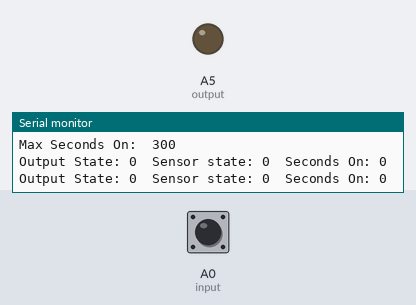
Recording of a sketch running on a simulated Arduino Uno, built with avr-gcc and run on an emulated ATmega328P. Shown: output pins drawn as LEDs (lit = HIGH), the last lines printed to the serial monitor. The test bench sets the inputs (shaded band); at power-on: A0 (input) HIGH.

Above: at 1.7 s.
1.8 s: A0 (input) pulled LOW for 1.2 s
At 3.3 s:
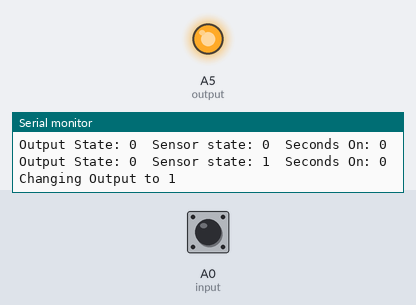
Timing chart, 0 to 4.8 s (numbered marks = the images above; inputs shaded):
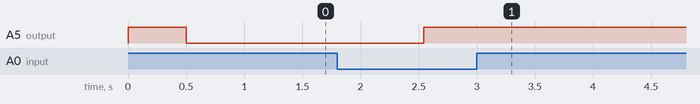

Measured:
- after the input at 1.8 s, A5 (output): LOW → HIGH after 0.74 s

The sketch:

Auto_Water_Pump.ino
```cpp
//NOTE: I'm using the A0 and A5, which are Analog pins as Digital Pins. The only reason is convinience, as putting the cables on that side of the Arduino made it fit better inside the case.

int input = A0; //Magnetic Sensor In
int output = A5; //Relay Out

int maxSecondsOn = 300;
int minSecondsOn = 60;

int state = 0;
int secondsOn = 0;


void setup()
{
  pinMode(input, INPUT_PULLUP);
  pinMode(output, OUTPUT);

  Serial.begin(9600);

  digitalWrite(output, 1);
  delay(500);
  digitalWrite(output, 0);

  Serial.println("Started");
  Serial.print("Min Seconds On:  ");
  Serial.println(minSecondsOn);
  Serial.print("Max Seconds On:  ");
  Serial.println(maxSecondsOn);

}

void loop()
{

  int newState = !digitalRead(input); // The value is inverted (hence the ! sign) because I used the Arduino INPUT_PULLUP. Which means that it's normally HIGH unless the sensor is tripped.
                                      // This is to avoid introducing an extra resistor into the circuit.

   Serial.print("Output State: ");
   Serial.print(state);
   Serial.print("  Sensor state: ");
   Serial.print(newState);
   Serial.print("  Seconds On: ");
   Serial.println(secondsOn);

  if(state == 1)
  {
    secondsOn = secondsOn + 1;

    if(secondsOn > maxSecondsOn)
    {
      newState = 0;

    }
    if(secondsOn < minSecondsOn)
        newState = 1;
  }

  if(newState != state) //Status Changed
  {
    Serial.print("Changing Output to ");
    Serial.println(newState);
    state = newState;
    secondsOn = 0;
    digitalWrite(output, state);
  }
  delay(1000);
}
```
